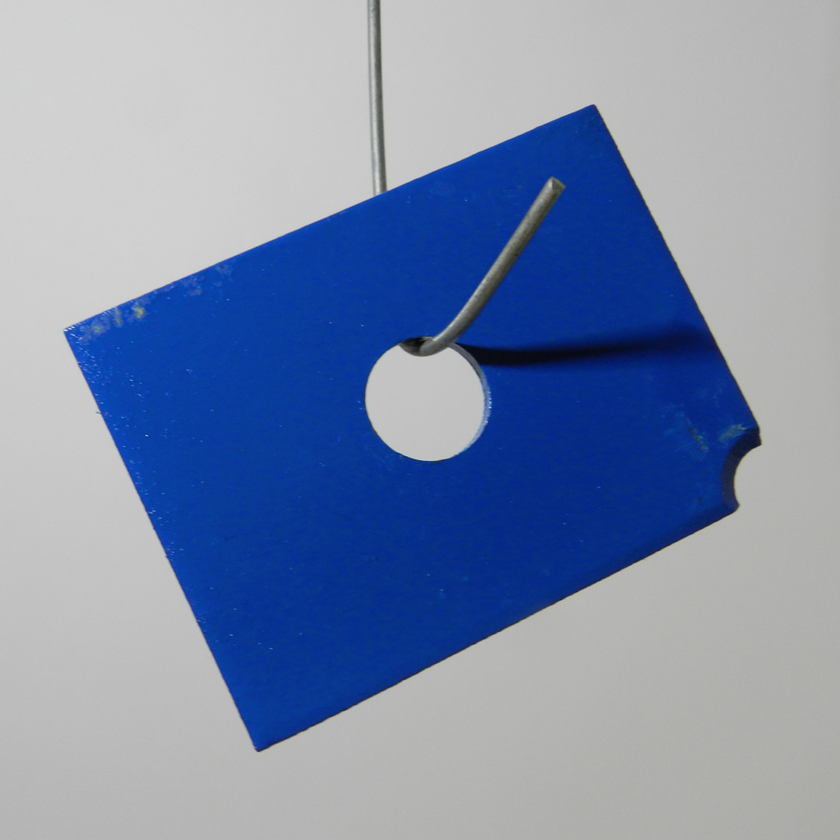
%> input picture metal_plate/test/good/000.png, 840 x 840 px, shrunk from 1024 x 1024 before the run
$ octave --eval "result = segmentPart(imread('../metal_plate/test/good/000.png'));"   (GNU Octave 9; MATLAB toolbox functions it lacks are replaced by stand-ins)
%> lines starting %> are read from the running program, lines starting %| are printed output that depends on the picture; in (x1, y1, x2, y2) boxes, pixels count from 0 and x2, y2 are one past the last pixel; in counts of white or black regions, pixels touching at a corner belong together; the program's own positions count from 1
function partMask = segmentPart(rgb)
% SEGMENTPART Silhouette mask of the part

grayForMask = rgb2gray(rgb);
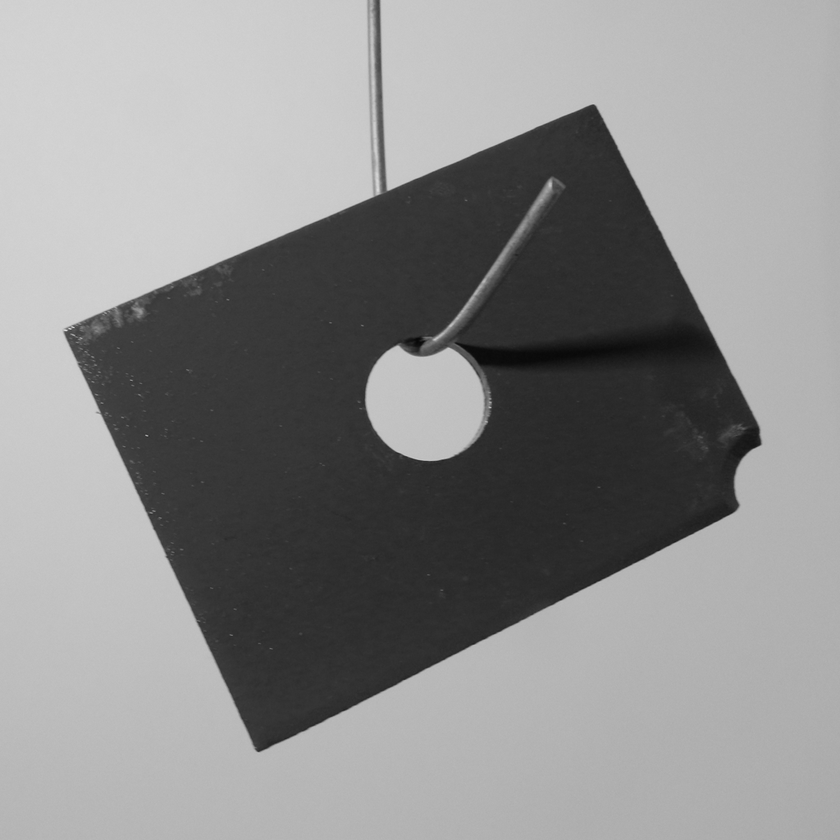
%> grayForMask: size 840x840 uint8; min 7, max 224, mean 139.9
bw = imbinarize(grayForMask, 'adaptive', 'Sensitivity', 0.6);
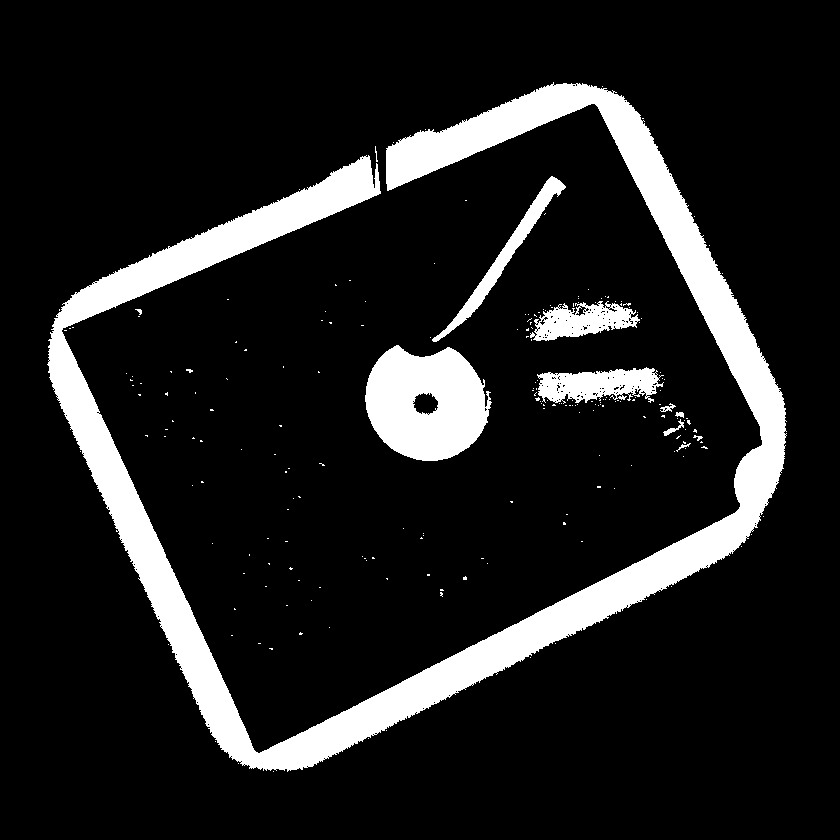
%> bw: size 840x840 logical; 12.6% white; 215 white regions (203 under 20 px), largest, box (x1, y1, x2, y2) and area: (47, 82, 787, 772) 69369, (365, 345, 492, 461) 10652, (537, 367, 664, 404) 3019
bw = ~bw;
bw = bwareafilt(bw, 1);
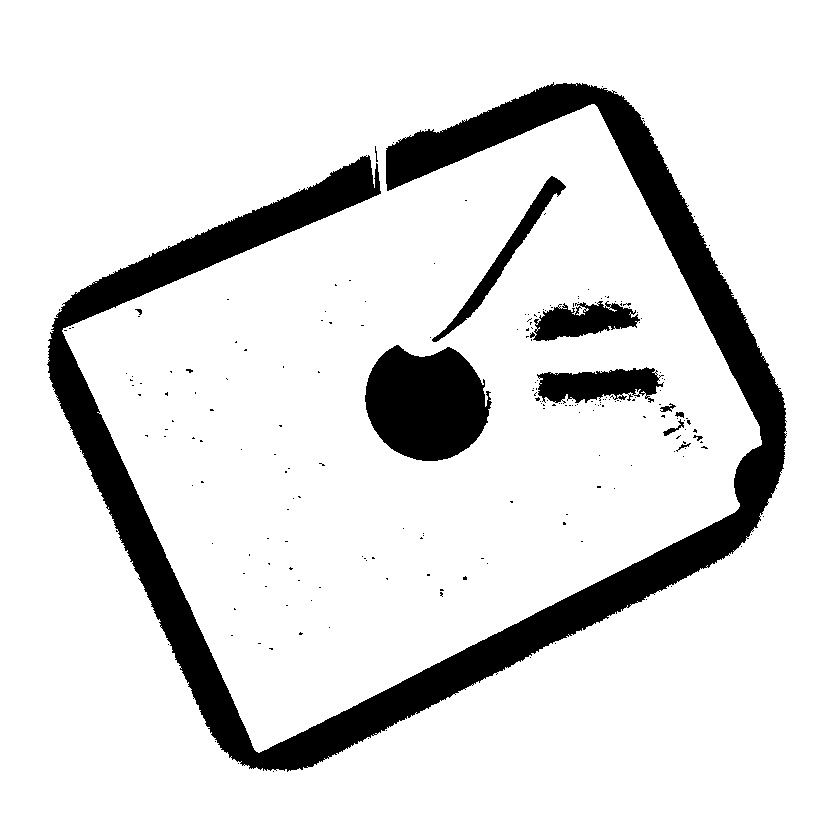
%> bw: size 840x840 logical; 87.3% white; 215 black regions (203 under 20 px), largest, box (x1, y1, x2, y2) and area: (47, 82, 787, 772) 69392, (365, 345, 492, 461) 11042, (537, 367, 664, 404) 3123
partMask = imfill(bw, 'holes');
%> partMask: size 840x840 logical; every value is 1

end

$ run again, on metal_plate/test/good/001.png
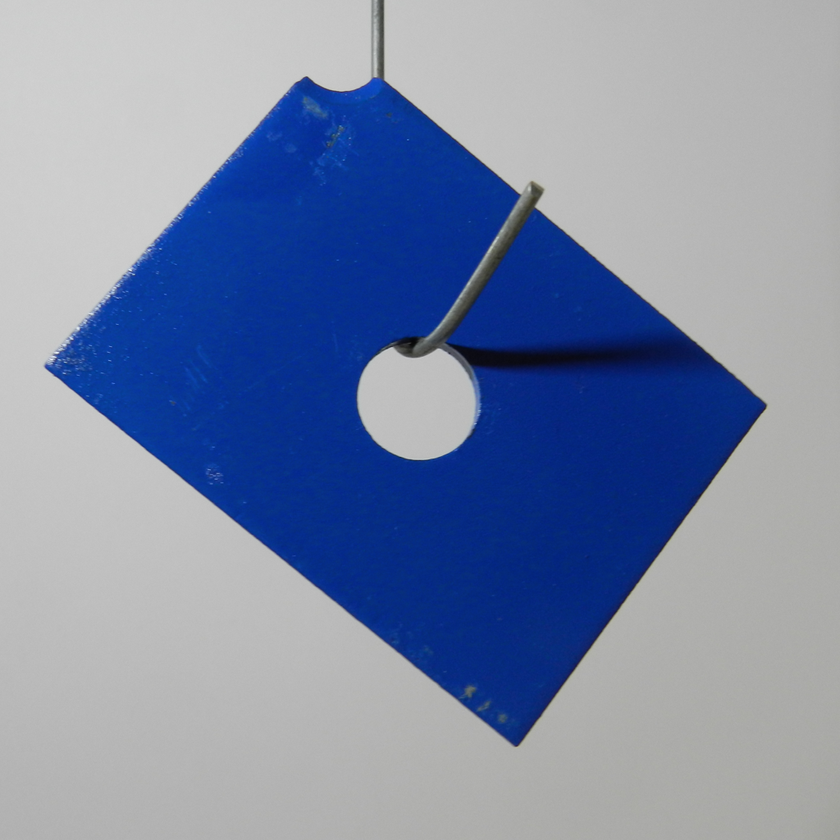
%> input picture metal_plate/test/good/001.png, 840 x 840 px, shrunk from 1024 x 1024 before the run
%> in segmentPart, `bw = imbinarize(grayForMask, 'adaptive', 'Sensitivity', 0.6);`:
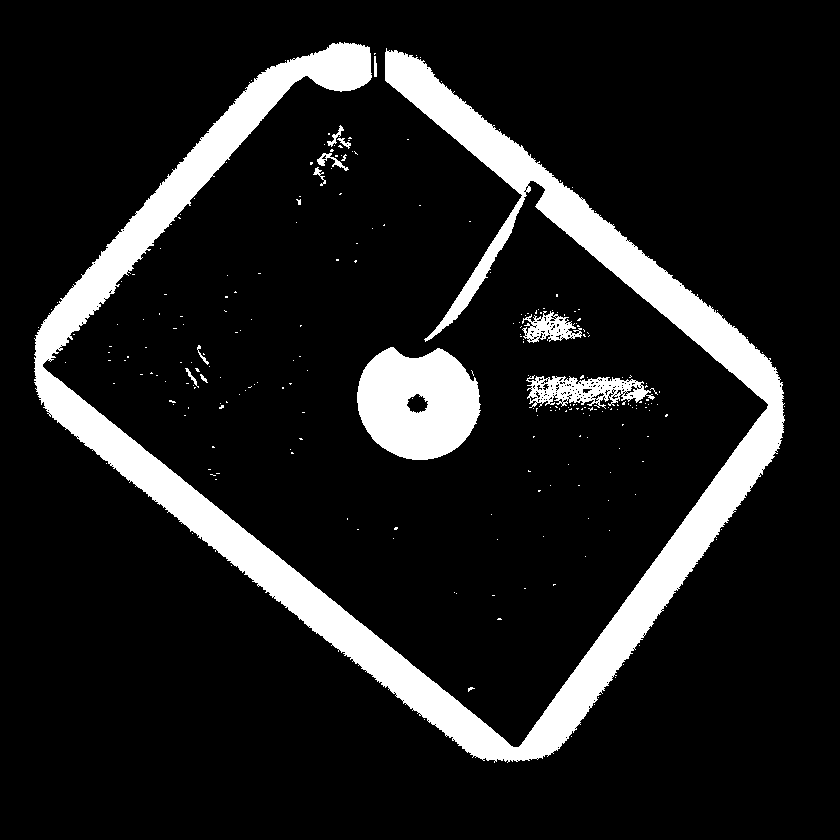
%> bw: size 840x840 logical; 12.1% white; 252 white regions (240 under 20 px), largest, box (x1, y1, x2, y2) and area: (34, 42, 785, 763) 70067, (357, 347, 481, 460) 10507, (526, 375, 655, 409) 2288
%> in segmentPart, `bw = bwareafilt(bw, 1);`:
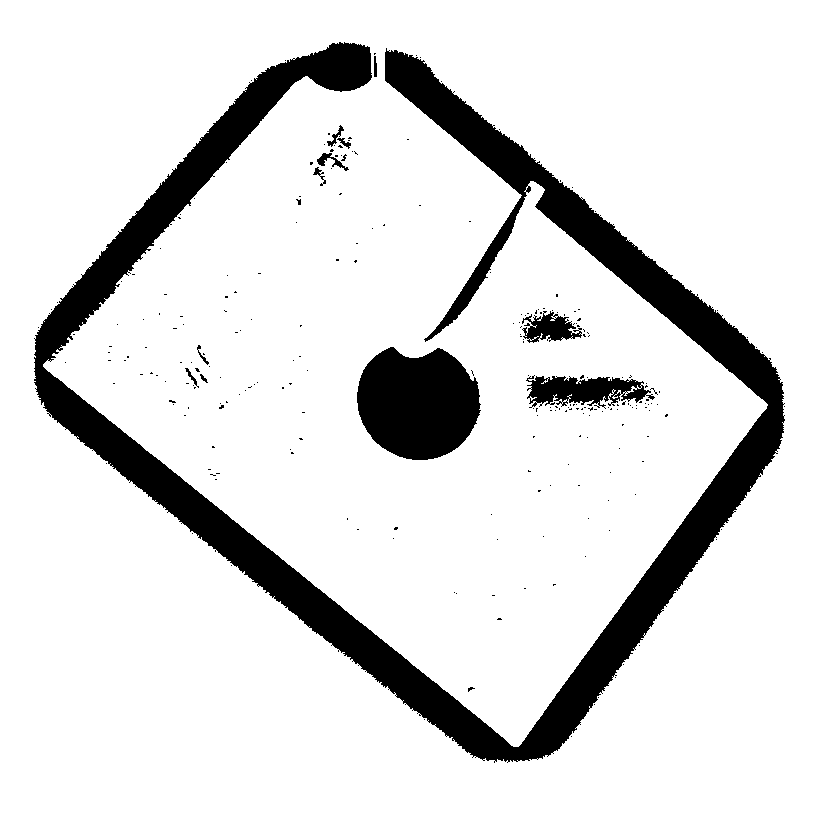
%> bw: size 840x840 logical; 87.8% white; 251 black regions (239 under 20 px), largest, box (x1, y1, x2, y2) and area: (34, 42, 785, 763) 70086, (357, 347, 481, 460) 10772, (526, 375, 655, 409) 2566
%> partMask: size 840x840 logical; every value is 1

$ run again, on metal_plate/test/good/002.png
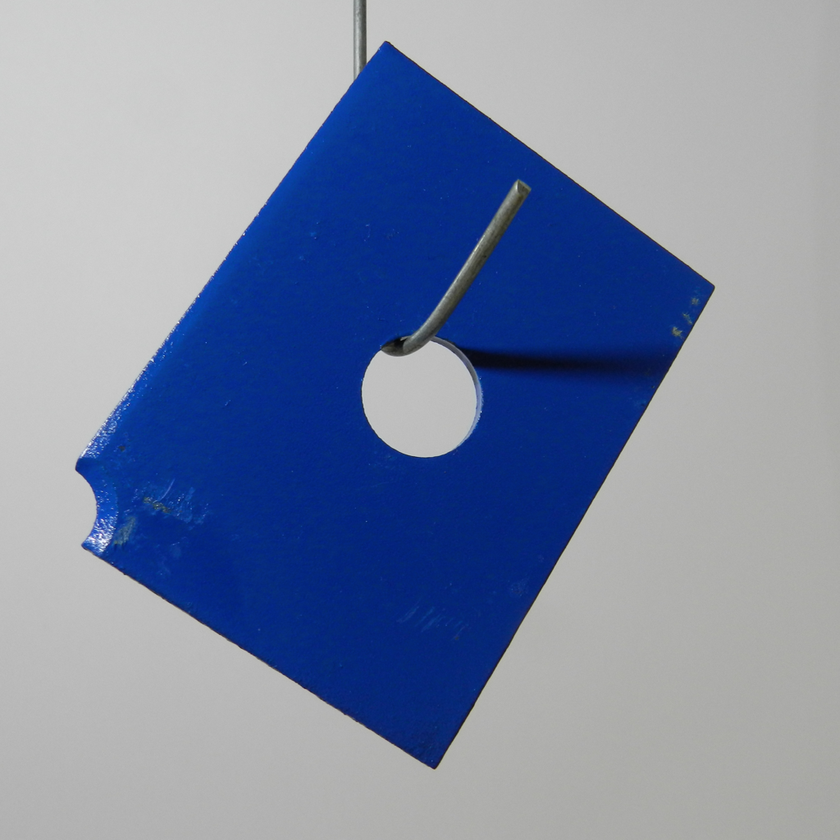
%> input picture metal_plate/test/good/002.png, 840 x 840 px, shrunk from 1024 x 1024 before the run
%> in segmentPart, `bw = imbinarize(grayForMask, 'adaptive', 'Sensitivity', 0.6);`:
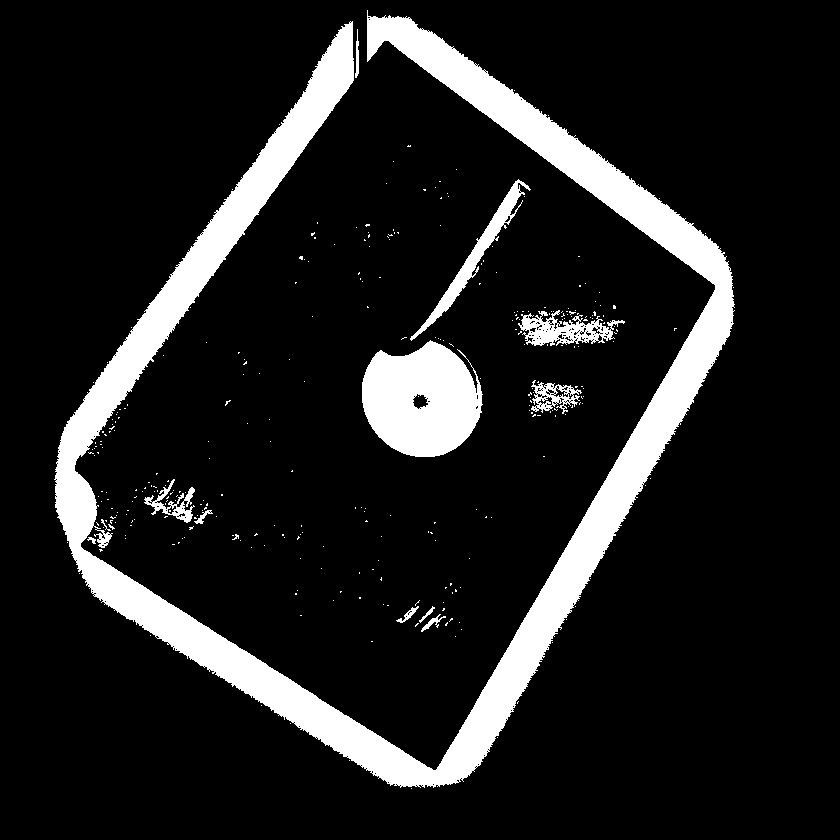
%> bw: size 840x840 logical; 12.2% white; 326 white regions (313 under 20 px), largest, box (x1, y1, x2, y2) and area: (54, 10, 735, 788) 69064, (362, 340, 483, 457) 10408, (410, 179, 531, 341) 2188
%> in segmentPart, `bw = bwareafilt(bw, 1);`:
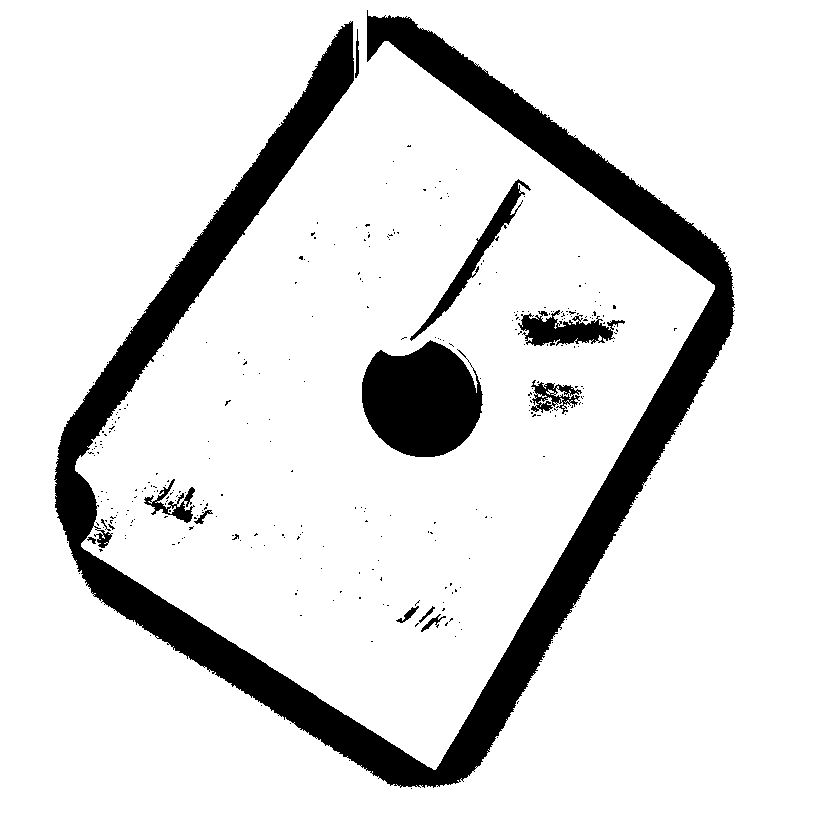
%> bw: size 840x840 logical; 87.7% white; 325 black regions (312 under 20 px), largest, box (x1, y1, x2, y2) and area: (54, 10, 735, 788) 69093, (362, 340, 483, 457) 10564, (410, 179, 531, 341) 2203
%> partMask: size 840x840 logical; every value is 1
